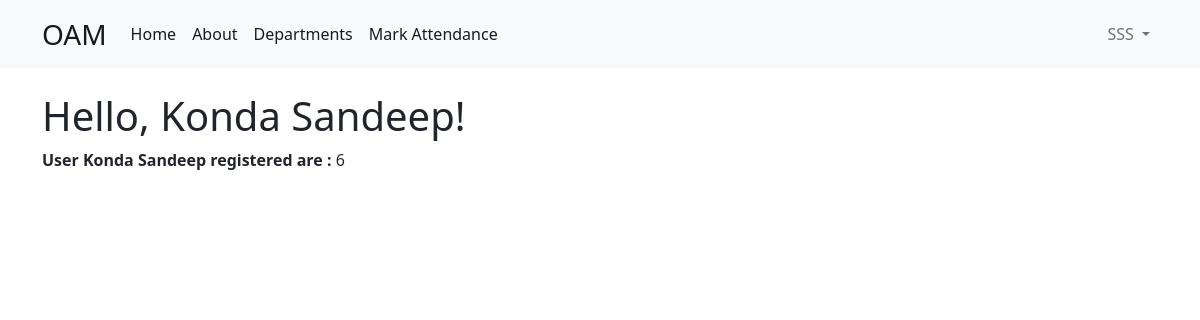
/ (signed in), run on the app's committed database.
### core/models.py (models this page shows)
class User(AbstractUser):
    user_type        = models.CharField(
                    max_length = 10,
                    choices = user_types,
                    default='student',
                    null = False,
                )
    gender      = models.CharField(
                    max_length=50,
                    choices=sex_choice,
                    default='Male'
                )
    dob         = models.DateField(
                    _("date of birth"),
                    default=date.today,
                    null = True,
                    blank = True,
                    help_text="Please use the following format: <em>YYYY-MM-DD</em>."
                )
    date_joined = models.DateTimeField(_("date joined"), default=timezone.now)
    class Meta:
        ordering    = [
                        'first_name',
                        'last_name',
                        'dob',
                        'email',
                        'gender'
                    ]
    def __str__(self):
        return f"{self.first_name} {self.last_name}"

### core/views.py (the view)
# urls.py: path('', views.home, name = 'home'),
@login_required
def home(request):
    return render(request, 'home.html', {
        'count' : User.objects.count(),
    })

### templates/home.html
{% extends 'base.html' %}
{% block body %}
    <div class="container">
        <h1>Hello, {{ user.first_name }} {{ user.last_name }}!</h1>
        <p><strong>User {{ user }} registered are : </strong>{{ count }}</p>
    </div>
{% endblock %}

### templates/nav.html (shortened to what this page needs)
<nav class="navbar navbar-expand-lg bg-light mb-4">
    <div class="container   ">
      <a class="navbar-brand fs-3" href="{% url 'home' %}">OAM</a>
      <div class="collapse navbar-collapse" id="navbarSupportedContent">
        <ul class="navbar-nav me-auto mb-2 mb-lg-0">
          <li class="nav-item">
            <a class="nav-link active" aria-current="page" href="{% url 'home' %}">Home</a>
          </li>
          <li class="nav-item">
            <a class="nav-link active" aria-current="page" href="{% url 'about' %}">About</a>
          </li>
          {% if user.is_authenticated and user.user_type != 'student' %}
          <li class="nav-item">
            <a class="nav-link active" aria-current="page" href="{% url 'departments' %}">Departments</a>
          </li>
          <li class="nav-item">
            <a class="nav-link active" aria-current="page" href="{% url 'view_sections' %}">Mark Attendance</a>
          </li>
          {% endif %}
        </ul>
				{% if user.is_authenticated %}
					<ul class="navbar-nav mr-0 mb-2 mb-lg-0">
						<li class="nav-item dropdown">
							<a class="nav-link dropdown-toggle" href="#" role="button" data-bs-toggle="dropdown" aria-expanded="false">
								{{ user.username }}
							</a>
						</li>
					</ul>
        {% else %}
					<div class="form-inline my-2 my-lg-0">
						<a href="{% url 'login' %}" class="btn btn-outline-success">Login</a>
						<a href="{% url 'signup' %}" class="btn btn-primary ml-3">Signup</a>
					</div>
				{% endif %}
      </div>
    </div>
  </nav>

### data on the page
User: username "SSS", first_name "Konda", last_name "Sandeep", first_name+last_name "Konda Sandeep"

### other printed values
{{ count }} "6"
